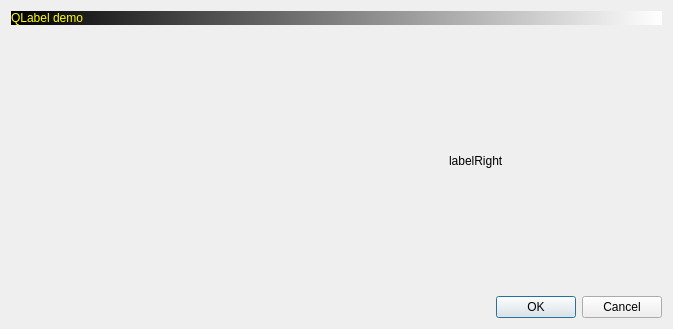
<?xml version="1.0" encoding="UTF-8"?>
<ui version="4.0">
 <class>CDialog</class>
 <widget class="QDialog" name="CDialog">
  <property name="geometry">
   <rect>
    <x>0</x>
    <y>0</y>
    <width>673</width>
    <height>329</height>
   </rect>
  </property>
  <property name="windowTitle">
   <string>Dialog</string>
  </property>
  <layout class="QGridLayout" name="gridLayout">
   <item row="2" column="0" colspan="3">
    <widget class="QDialogButtonBox" name="buttonBox">
     <property name="orientation">
      <enum>Qt::Horizontal</enum>
     </property>
     <property name="standardButtons">
      <set>QDialogButtonBox::Cancel|QDialogButtonBox::Ok</set>
     </property>
    </widget>
   </item>
   <item row="1" column="1">
    <widget class="QLabel" name="labelMiddle">
     <property name="sizePolicy">
      <sizepolicy hsizetype="Preferred" vsizetype="Preferred">
       <horstretch>0</horstretch>
       <verstretch>0</verstretch>
      </sizepolicy>
     </property>
     <property name="text">
      <string/>
     </property>
     <property name="pixmap">
      <pixmap>images/pic1.png</pixmap>
     </property>
     <property name="scaledContents">
      <bool>true</bool>
     </property>
    </widget>
   </item>
   <item row="1" column="2">
    <widget class="QLabel" name="labelRight">
     <property name="text">
      <string>labelRight</string>
     </property>
    </widget>
   </item>
   <item row="1" column="0">
    <widget class="QWidget" name="widget" native="true">
     <property name="sizePolicy">
      <sizepolicy hsizetype="Minimum" vsizetype="Expanding">
       <horstretch>0</horstretch>
       <verstretch>0</verstretch>
      </sizepolicy>
     </property>
     <property name="minimumSize">
      <size>
       <width>200</width>
       <height>100</height>
      </size>
     </property>
    </widget>
   </item>
   <item row="0" column="0" colspan="3">
    <widget class="QLabel" name="label0">
     <property name="styleSheet">
      <string notr="true">font: 36pt &quot;华文彩云&quot;;
background-color: qlineargradient(spread:pad, x1:0, y1:0, x2:1, y2:0, stop:0 rgba(0, 0, 0, 255), stop:1 rgba(255, 255, 255, 255));
color: rgb(255, 255, 0);</string>
     </property>
     <property name="text">
      <string>QLabel demo</string>
     </property>
    </widget>
   </item>
  </layout>
 </widget>
 <resources/>
 <connections>
  <connection>
   <sender>buttonBox</sender>
   <signal>accepted()</signal>
   <receiver>CDialog</receiver>
   <slot>accept()</slot>
   <hints>
    <hint type="sourcelabel">
     <x>248</x>
     <y>254</y>
    </hint>
    <hint type="destinationlabel">
     <x>157</x>
     <y>274</y>
    </hint>
   </hints>
  </connection>
  <connection>
   <sender>buttonBox</sender>
   <signal>rejected()</signal>
   <receiver>CDialog</receiver>
   <slot>reject()</slot>
   <hints>
    <hint type="sourcelabel">
     <x>316</x>
     <y>260</y>
    </hint>
    <hint type="destinationlabel">
     <x>286</x>
     <y>274</y>
    </hint>
   </hints>
  </connection>
 </connections>
</ui>
